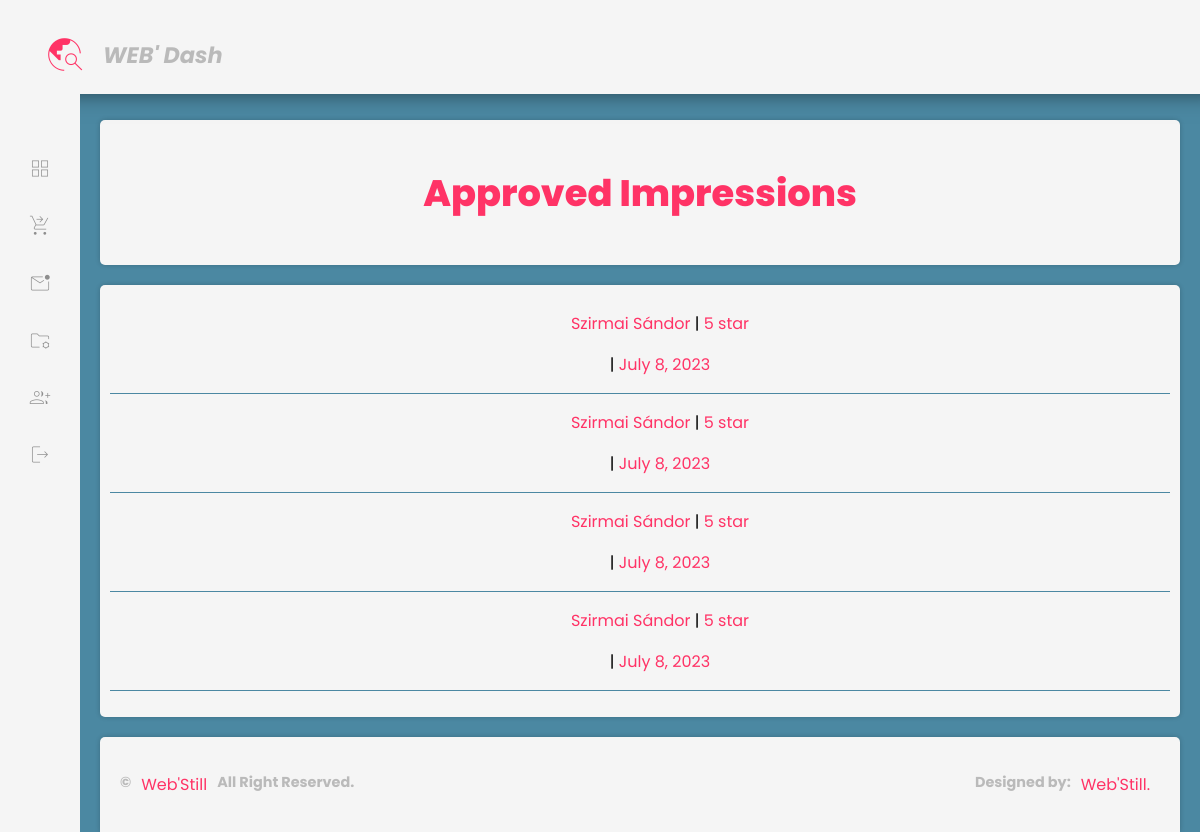
Page /dashboard/impression/approved/ (signed in) on the committed database.
### dashboard/models.py (models this page shows, shortened)
class Impressions(models.Model):
    name = models.CharField(max_length=200)
    created = models.DateField(auto_now_add=True)
    picture_choice = (
        (1, '✨'),
        (2, '✨✨'),
        (3, '✨✨✨'),
        (4, '✨✨✨✨'),
        (5, '✨✨✨✨✨')
    )
    star = models.PositiveIntegerField(choices=picture_choice)
    impression = models.TextField(max_length=1000000)
    accept = models.BooleanField(default=True)
    status = models.CharField(max_length=10, choices=STATUS_CHOICES, default='pending')
    class Meta:
        ordering = ['-created']

### dashboard/views.py (the view)
# urls.py: path('impression/approved/', views.ApprovedImpressions, name='impression-a'),
@login_required(login_url='login')
def ApprovedImpressions(request):
    impression = models.Impressions.objects.filter(status='approved')
    title = 'Approved Impressions'
    context = {'impression': impression, 'title': title}
    return render(request, 'dash/impression-arp.html', context)

### templates/dash/impression-arp.html (shortened to what this page needs)
{% load static %}
<!DOCTYPE html>
<html>
<head>
    <link rel="stylesheet" type="text/css" href="{% static 'dash/style.css' %}">
    <link rel="stylesheet" type="text/css" href="{% static 'dash/style1.css' %}">
</head>
<body>
    {% include 'dash/navbar.html' %}
        <main class="main">
            <div class="row">
                <div class="card-03" style="padding: 20px;">
                    <h1 align="center"><a href="">{{ title }}</a></h1>
                </div>
            </div>
            <div class="row">
                <div class="card-02">
					{% for impressions in impression %}
						<ul style="border-bottom: 1px solid #4b88a2">
							<a href="{% url 'impression-sc' impressions.id impressions.status %}" align="center">
								<li>
                                    <p align="center">
                                    <a href="{% url 'impression-sc' impressions.id impressions.status %}" align="center">{{impressions.name}}</a>
                                     | <a href="{% url 'impression-sc' impressions.id impressions.status %}" align="center">{{impressions.star}} star</a>
                                    </p>
                                    <p align="center">|
                                        <a href="{% url 'impression-sc' impressions.id impressions.status %}" align="center"> {{impressions.created}}</a>
                                    </p>
                                </li>
							</a>
						</ul>
					{% endfor %}
                </div>
            </div>
            {% include 'dash/footer.html' %}
        </main>
    </div>
    </body>
</html>

### static/dash/style.css (style rules this page uses)
:root { --primary: #FF3366; --secondary: whitesmoke; --light: #FF3366; --dark: #4b88a2; --white: #fff; --hover: #274756; --card-radius: 5px; --border-radius: 3px; }
* { font-family: 'Poppins', sans-serif; }
html { background: var(--dark); }
body { padding: 0; margin: 0; position: relative; }
ul { list-style: none; }
a { color: var(--primary); text-decoration:none; cursor: pointer; }
h1 { font-weight: 800; font-size: 2.3rem; cursor: pointer; }
.row { width: 100%; display: flex; justify-content: center; flex-wrap: wrap; }
.card-02 { background: var(--secondary); position: relative; flex: 1; // max-width: 500px; min-width: 300px; margin: 10px; border-radius: var(--card-radius); padding: 10px; box-shadow: 0 0 5px rgba(0, 0, 0, .2); }
.card-03 { background: var(--secondary); position: relative; flex: 1; margin: 10px; border-radius: var(--card-radius); box-shadow: 0 0 5px rgba(0, 0, 0, .2); }
.main { margin: 110px 10px 0 10px; flex-direction: column; width: 100%; padding-left: 80px; }
a { cursor: pointer; }
ul { list-style-type: none; }

### static/dash/style1.css (style rules this page uses)
:root { --text-color-greany: #3c5150; }

### rows in the picture
Impressions: name "Szirmai Sándor", star "5", created "July 8, 2023"
Impressions: name "Szirmai Sándor", star "5", created "July 8, 2023"
Impressions: name "Szirmai Sándor", star "5", created "July 8, 2023"
Impressions: name "Szirmai Sándor", star "5", created "July 8, 2023"

### other values in the picture
{{ title }} "Approved Impressions"
